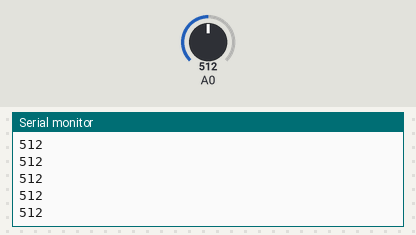
Simulated run of this sketch. Board: Arduino Uno, built with avr-gcc and run on an emulated ATmega328P. On the bench: the last lines printed to the serial monitor. The test bench sets the inputs (shaded band); at power-on: A0 = 512.

Above: at 1.2 s.
1.3 s: A0 set to 716
At 2.2 s:
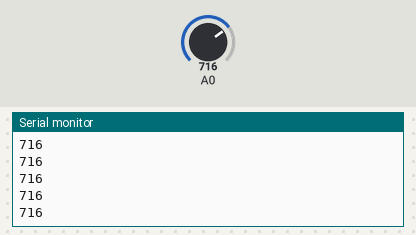
2.8 s: A0 set to 900
At 3.3 s:
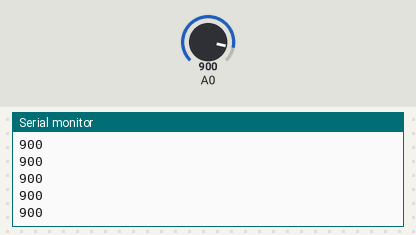
Timing chart, 0 to 5.8 s (numbered marks = the images above; inputs shaded):
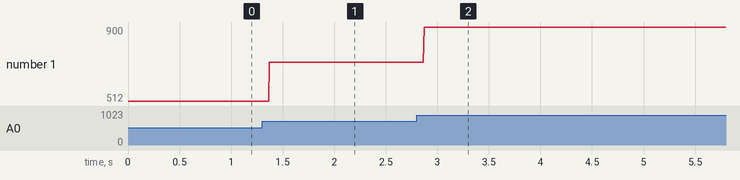

Measured:
- after the input at 1.3 s, the serial monitor: prints a new line after 0.07 s (image 1)
- after the input at 2.8 s, the serial monitor: prints a new line after 0.07 s (image 2)
- plotted number 1: 512 → 716 after the input at 1.3 s, 716 → 900 after the input at 2.8 s

The sketch:

CdS_Light_Serial_test.ino
```cpp
void setup() {
    Serial.begin(9600);
}

void loop() {
    int CdS = analogRead(A0);
    Serial.println(CdS);
}
```
